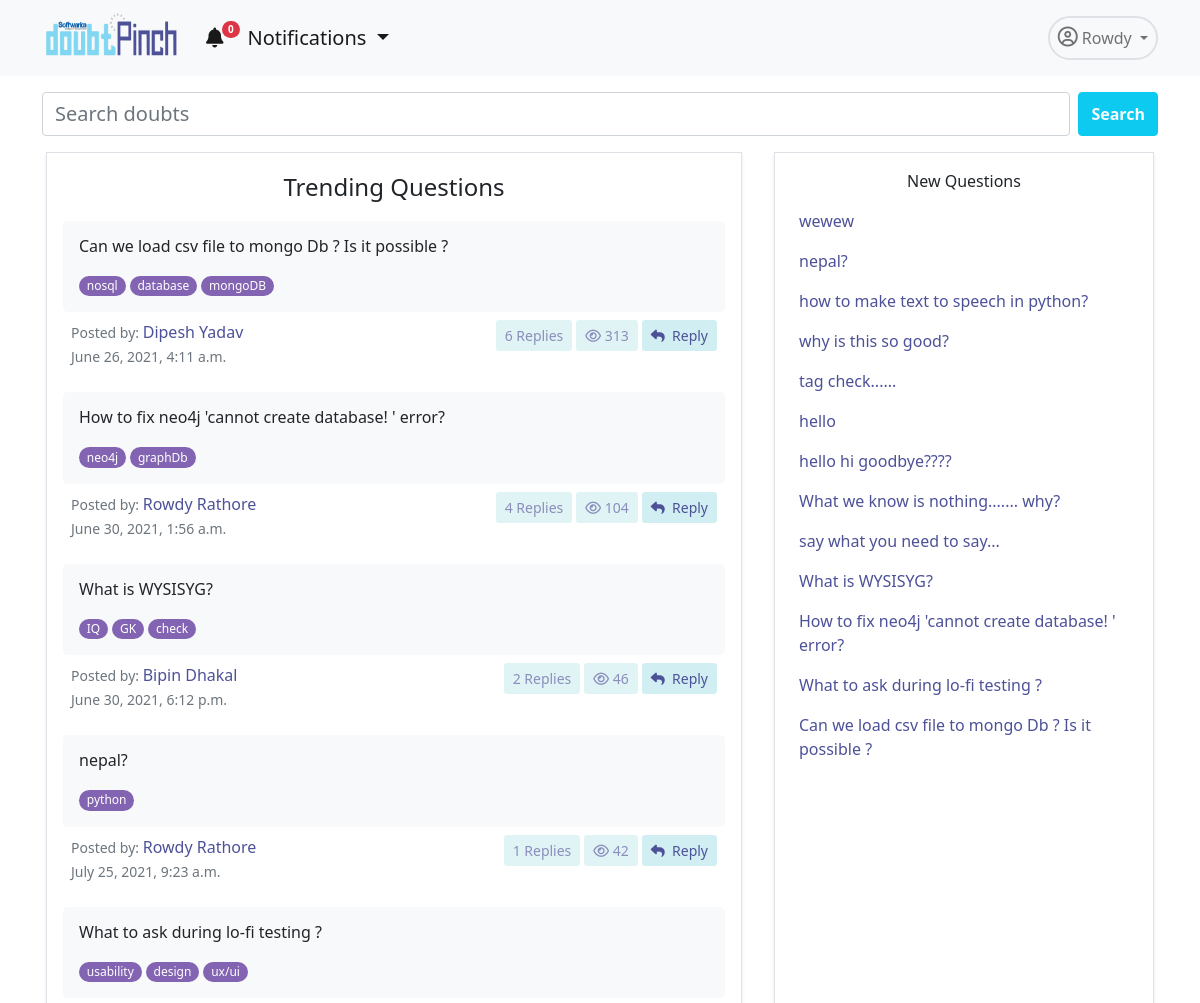
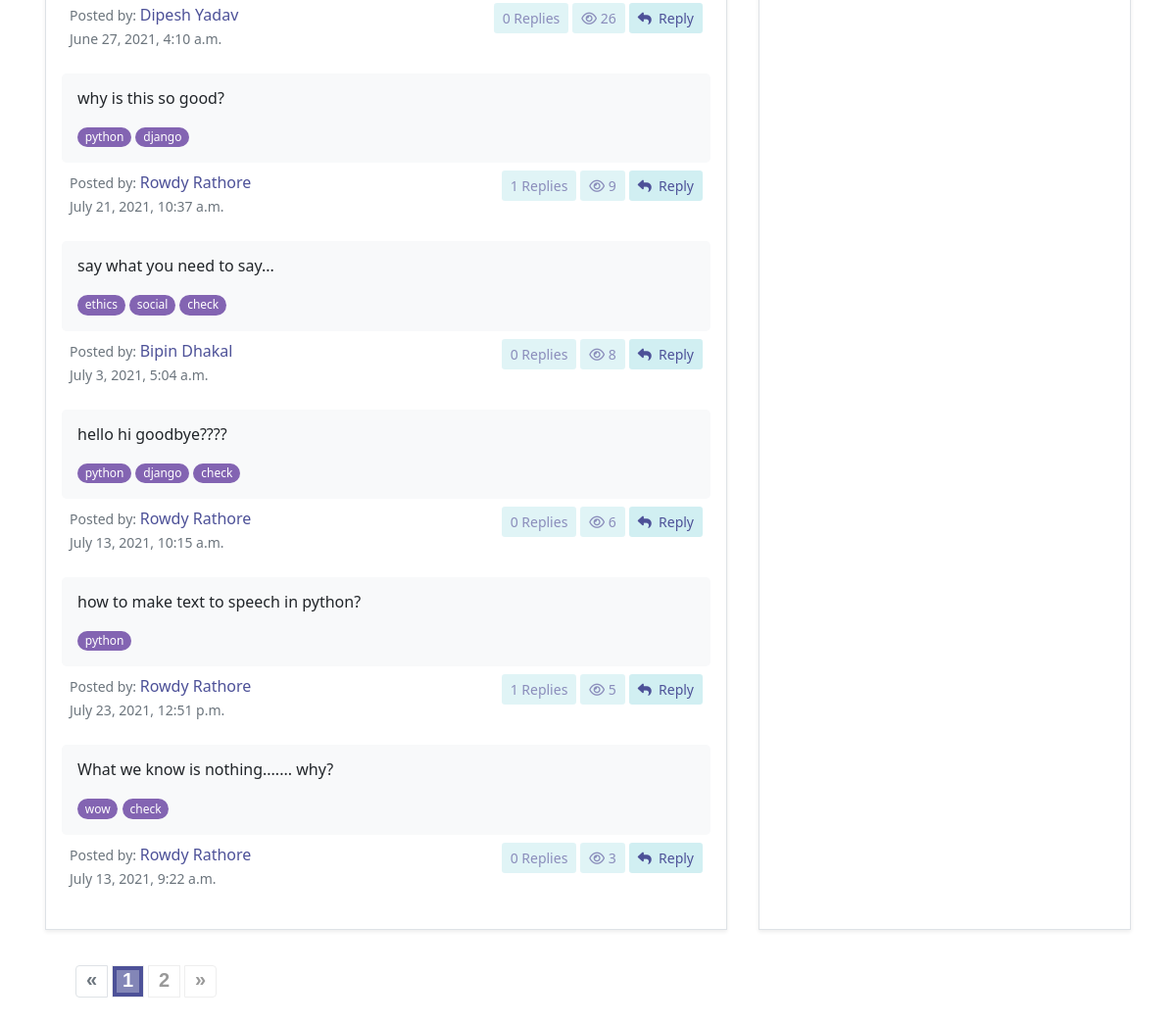
Before: /app/home/ (signed in) with the older database file (2 pictures, top to bottom).
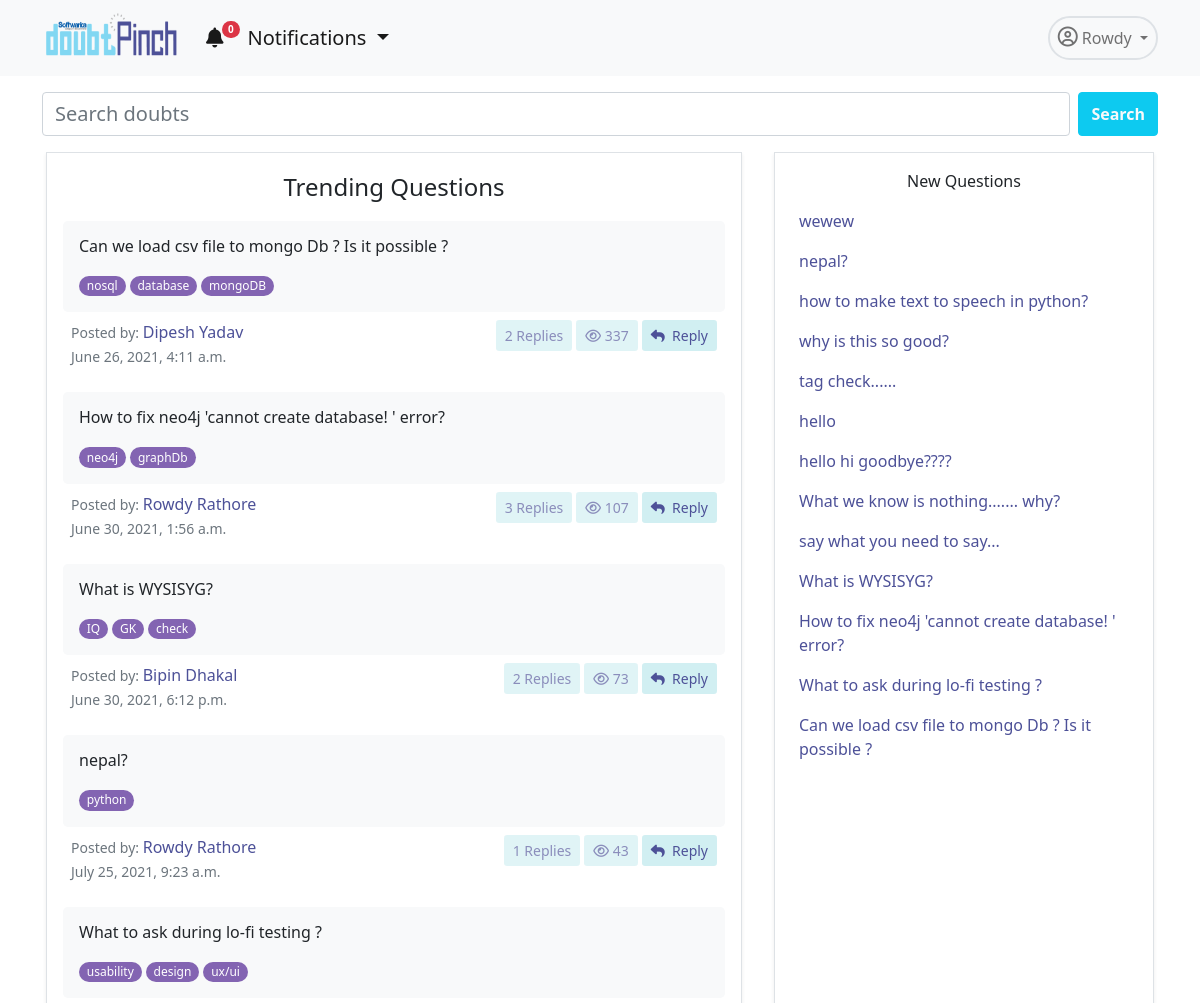
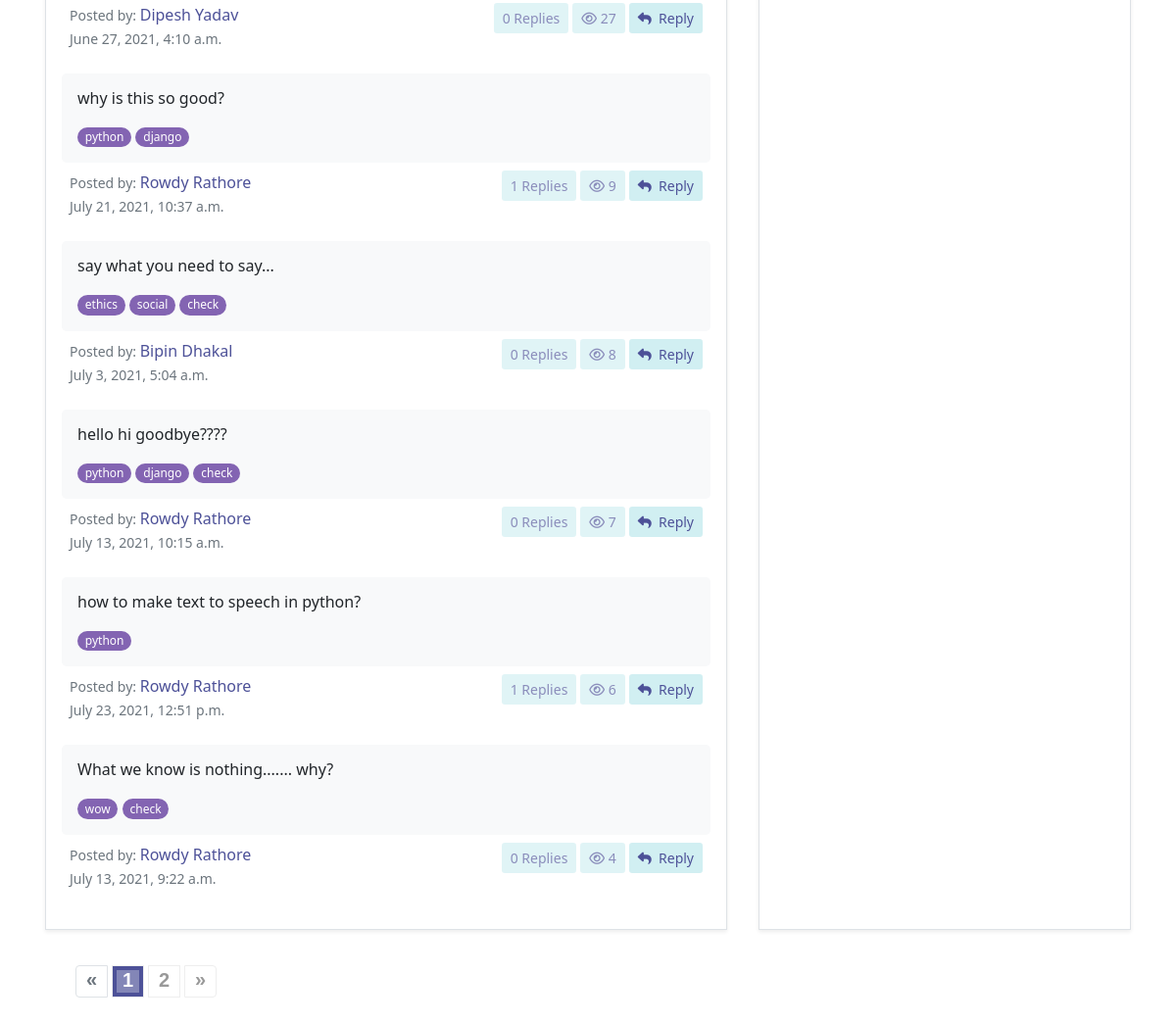
After: the same page with the newer database file (2 pictures, top to bottom).
### accounts/models.py (models this page shows, shortened)
class User(AbstractUser):
    username = None#models.CharField(max_length=255, null=True, blank=True)
    email = models.EmailField(
        verbose_name='email address',
        max_length=255,
        unique=True,
    )
    profile_pic= models.ImageField(upload_to='admin_pics', null=True, blank=True)
    email_confirmed = models.BooleanField(default=False) #initially this field is false but will se chan
    is_active = models.BooleanField(default=False)
    is_staff = models.BooleanField(default=False) # a admin user; non super-user
    is_admin = models.BooleanField(default=False)
    is_seller = models.BooleanField(default=False)
    is_customer = models.BooleanField(default=False)
    description=models.TextField(null=True)
    USERNAME_FIELD = 'email'
    REQUIRED_FIELDS = [] #emaila nd password are required fields and first name and last name is inherited from the user creation model
    object = UserManager()

### dpapp/models.py (models this page shows, shortened)
class Doubt(models.Model):
    user= models.ForeignKey(User,on_delete=models.CASCADE)
    title= models.TextField(null=False)
    description=models.TextField(null=True, blank=True)
    created_on = models.DateTimeField(default=datetime.now, blank=True)
    views= models.IntegerField(default=0)
    tags = TaggableManager()
    @property
    def total_replies(self):
        totalreplies = Answer.objects.filter(doubt=self).count()
        return totalreplies

### dpapp/views.py (the view)
# urls.py: 2. Add a URL to urlpatterns:  path('', Home.as_view(), name='home')
@method_decorator(login_required, name='dispatch')
class Home(ListView):
    template_name="dpapp/home.html"
    model= Doubt
    def get_context_data(self, **kwargs):
        context = super(Home, self).get_context_data(**kwargs)
        doubts=Doubt.objects.all().order_by('-views')
        newdoubts=Doubt.objects.all().order_by('-id')
        paginator= Paginator(doubts, 10)
        page = self.request.GET.get('page')
        try:
            doubts = paginator.page(page)
        except PageNotAnInteger:
            doubts = paginator.page(1)
        except EmptyPage:
            doubts = paginator.page(paginator.num_pages)
        context.update({'doubts':doubts,'newdoubts':newdoubts,'page':page})
        return context

### dpapp/blognav.py (called while the page is built)
def navbar(request):
    if not request.user.is_anonymous:
        user=request.user
        notifications = Notification.objects.filter(user=user).order_by('-id')[:5]
        noti_count = Notification.objects.filter(user=user, is_seen=False).count()
        return {'nav_notifications': notifications,'noti_count':noti_count}
    return {'nav_notifications': '0','noti_count':0}

### templates/dpapp/home.html (shortened to what this page needs)
{% extends 'dpapp/base.html' %}
{% load static %}
        {% block navbar%}
        <link rel="stylesheet" href="{% static 'dpapp/css/paginate.css' %}">
        <div class="container">
            <form class="d-flex mt-3" method="GET" action="/app/search">
                <input class="form-control me-2 fs-5 fw-light" type="search" placeholder="Search doubts" name="query"
                    aria-label="Search">
                <button class="btn btn-info text-light fw-bold" type="submit">Search</button>
            </form>
            <div class="row mt-3 ">
                <div class="col border shadow-sm p-3 mx-3 mb-3">
                    <p class="fw-light fs-4 text-center">Trending Questions</p>
                    {% for i in doubts %}
                    <div class="mt-1">
                        <div class="bg-light mt-2 p-3 rounded-3  ">
                            <p class="h6 text-dark mb-3">{{i.title}}</p>
                            {% for tag in i.tags.all %}
                            <a href="{% url 'dpapp:tags' tag.slug %}"><span class="badge rounded-pill bg-purple fw-normal">{{tag.name}}</span></a>
                            {%endfor%}
                        </div>
                        <div class="d-flex bd-highlight mb-3">
                            <div class="me-auto p-2 bd-highlight">
                                <small class="text-muted">Posted by: <span class="fs-6 text-pinch">{{i.user.first_name}} {{i.user.last_name}}</span></small><br>
                                <small class="text-muted">{{i.created_on}}</span></small>
                            </div>
                            <div class="p-2 bd-highlight">
                                <div class="d-flex justify-content-center">
                                    <a href="" class="btn btn-doubt btn-sm text-pinch disabled me-1"> {{i.total_replies}} Replies</a>
                                    <a href="" class="btn btn-doubt btn-sm text-pinch disabled me-1"><i
                                            class="far fa-eye"></i> {{i.views}}</a>
                                    <a href="{% url 'dpapp:detail' i.id %}" class="btn btn-doubt btn-sm text-pinch "><i
                                            class="fas fa-reply"></i>&nbsp; Reply</a>
                                </div>
                            </div>
                        </div>
                    </div>
                    {% endfor %}
                </div>
                <div class="col-lg-4 col-11 border shadow-sm mx-3 py-3 px-4 mb-3">
                    <p class="fw-light fs-6 text-center">New Questions</p>
                    {% for i in newdoubts%}
                    <a href="{% url 'dpapp:detail' i.id %}" class="text-pinch text-decoration-none fs-6">
                        <p>{{i.title}}</p>
                    </a>
                   {% endfor %}
                </div>
            </div>
            {% if doubts.paginator.num_pages > 1 %}
            <div class="demo">
                <nav class="pagination-outer" aria-label="Page navigation">
                    <ul class="pagination">
                        {% if doubts.has_previous %}
                        {% if 'heading_contains' in request.get_full_path %}
                        <li class="page-item">
                            <a class="page-link" href="{{ request.get_full_path }}&page={{ doubts.previous_page_number }}" tabindex="-1" aria-label="Previous">
                                <span aria-hidden="true">«</span>
                            </a>
                        </li>
                        {% else %}
                        <li class="page-item">
                            <a  class="page-link" href="?page={{ doubts.previous_page_number }}" tabindex="-1" aria-label="Previous">
                                <span aria-hidden="true">«</span>
                            </a>
                        </li>
                        {% endif %}
                        {% else%}
                        <li class="page-item disabled">
                            <a href="#" class="page-link"  tabindex="-1" aria-label="Previous">
                                <span aria-hidden="true">«</span>
                            </a>
                        </li>
                        {% endif %}
                        {% for i in doubts.paginator.page_range %}
                        {% if i == doubts.number%}
                        <li class="page-item active"><a class="page-link" href="#">{{i}}</a></li>
                        {% else %}
                            {% if 'heading_contains' in request.get_full_path %}
                            <li class="page-item"><a class="page-link" href="{{ request.get_full_path }}&page={{ i }}">{{ i }}</a></li>
                            {% else %}
                            <li class="page-item "><a class="page-link"  href="?page={{ i }}">{{ i }}</a></li>
                            {% endif %}
                        {% endif %}
                        {% endfor %}
                        {% if doubts.has_next %}
                        {% if 'heading_contains' in request.get_full_path %}
                        <li class="page-item">
                            <a class="page-link" aria-label="Next" href="{{ request.get_full_path }}&page={{ doubts.next_page_number }}">
                                <span aria-hidden="true">»</span>
                            </a>
                        </li>
                        {% else %}
                        <li class="page-item">
                            <a class="page-link" aria-label="Next" href="?page={{ doubts.next_page_number }}">
                                <span aria-hidden="true">»</span>
                            </a>
                        </li>
                        {%endif%}
                        {% else %}
                        <li class="page-item disabled">
                            <a class="page-link" aria-label="Next" href="#">
                                <span aria-hidden="true">»</span>
                            </a>
                        </li>
                        {%endif%}
                    </ul>
                </nav>
            </div>
            {%endif%}
        </div>
{% endblock %}

### templates/dpapp/base.html (shortened to what this page needs)
<!DOCTYPE html>
{% load static %}
{% load humanize %}
<html lang="en">
    <head>
        <link href="https://cdn.jsdelivr.net/npm/bootstrap@5.0.1/dist/css/bootstrap.min.css" rel="stylesheet"
 />
        <link href="{% static 'dpapp/downhover/css/animate.min.css' %}" rel="stylesheet">
        <link href="{% static 'dpapp/downhover/css/bootstrap-dropdownhover.min.css' %}" rel="stylesheet">
    </head>
    <body>
        <nav class="navbar navbar-expand-lg navbar-light bg-light">
            <div class="container">
                <div data-tilt>
                    <a class="navbar-brand" href="{% url 'dpapp:home'%}">
                        <img src="{% static 'accounts/pics/logo.png' %}" alt="" width="140" height="60" />
                    </a>
                </div>
                <div class="collapse navbar-collapse" id="navbarNavDropdown">
                    <ul class="navbar-nav">
                        <li class="nav-item me-2">
                            <div class="dropdown ">
                                <a class="nav-link active fs-5 dropdown-toggle" id="dropdownMenuButton1" data-bs-toggle="dropdown" aria-expanded="false" aria-current="page" href="#"><i
                                    class="fas fa-bell"></i><span class="badge rounded-pill bg-danger noti-count" style="
                    font-size: 10px;
                    position: relative;
                    top: -12px;
                    left: -2px;
                  ">{{noti_count}}</span> Notifications
                            </a>
                              </div>
                        </li>
                    </ul>
                    <ul class="navbar-nav ms-auto">
                        <li class="nav-item dropdown">
                            <a class="
                  nav-link
                  dropdown-toggle
                  border
                  rounded-pill
                  border-2
                  p-2
                " href="#" id="navbarDropdownMenuLink" role="button" data-bs-toggle="dropdown" aria-expanded="false">
                                <i class="far fa-user-circle fs-5"></i> {{user.first_name}}
                            </a>
                        </li>
                    </ul>
                </div>
            </div>
        </nav>
        {% block navbar %} {% endblock %}
    </body>
</html>

### static/dpapp/css/paginate.css (style rules this page uses)
.pagination-outer { text-align: center; }
.pagination { font-family: 'Quicksand', sans-serif; padding: 20px 30px; border-radius: 0; display: inline-flex; position: relative; float: left; }
.pagination li a.page-link { color: #999; background-color: transparent; font-size: 20px; font-weight: 600; line-height: 29px; height: 33px; width: 33px; padding: 0; margin: 0 5px; border-radius: 0; border: 1px solid #eee; transition: all 0.5s ease 0s; }
.pagination li a.page-link:hover, .pagination li a.page-link:focus, .pagination li.active a.page-link:hover, .pagination li.active a.page-link { color: #fff; background: #4d5198; border: 1px solid #eee; outline: 11px solid rgba(255,255,255,0.3); outline-offset: -17px; }
.pagination li:first-child a.page-link, .pagination li:last-child a.page-link { line-height: 27px; }

### templates/dpapp/base.html (style rules this page uses)
.bg-purple { background-color: #8364b2 !important; }
.text-pinch { color: #4d5198; }
.btn-doubt { background-color: #d1eff2; }
.row { overflow: auto; }

Changed rows visible on the page:
changed Doubt "Can we load csv file to mongo Db ? Is it possible ?": total_replies "6" → "2"; views "313" → "337"
changed Doubt "How to fix neo4j 'cannot create database! ' error?": total_replies "4" → "3"; views "104" → "107"
changed Doubt "What is WYSISYG?": views "46" → "73"
changed Doubt "nepal?": views "42" → "43"
changed Doubt "What to ask during lo-fi testing ?": views "26" → "27"
changed Doubt "hello hi goodbye????": views "6" → "7"
changed Doubt "how to make text to speech in python?": views "5" → "6"
changed Doubt "What we know is nothing....... why?": views "3" → "4"
